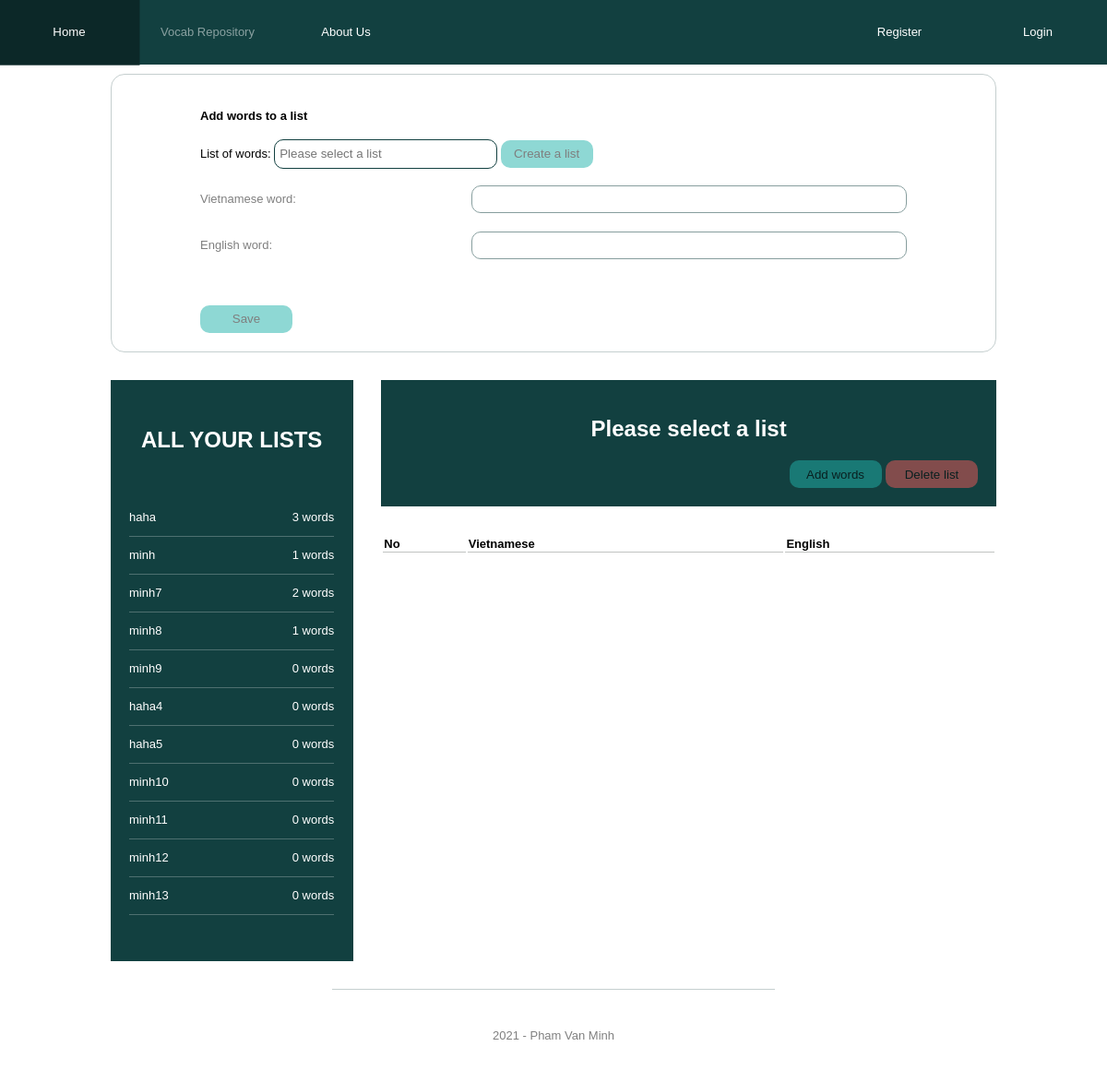
Page /vocab-repository on the earlier database version.
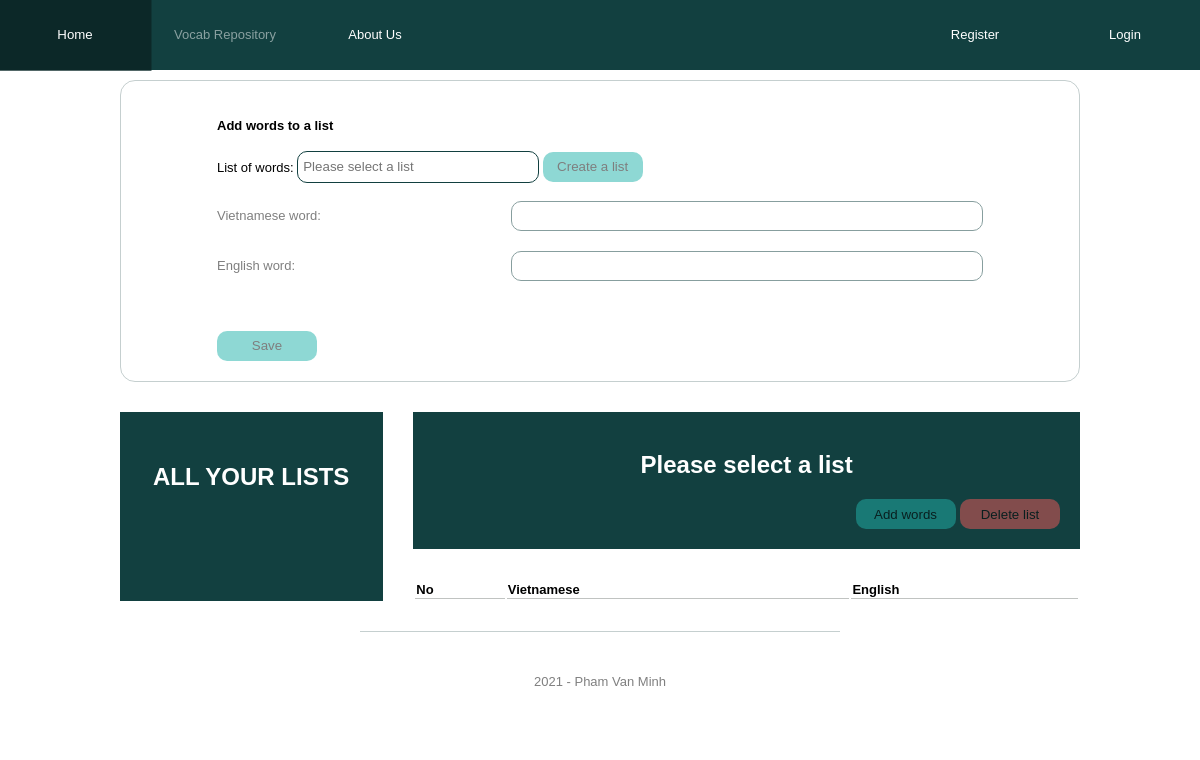
Same page on the later database version.
### model/list.py (models this page shows, shortened)
class List(db.Model):
    __tablename__ = "list"
    list_id = db.Column(db.Integer, primary_key=True)
    list_name = db.Column(db.String(200), unique=True, nullable=False)
    list_and_viet = db.relationship('Viet', secondary=list_and_viet, lazy='subquery')
    def to_json(self):
        return ListSchema().dump(self)

### app.py (the view)
@app.route('/vocab-repository', methods=['GET'])
def vocab_repository_page():
    try:
        all_lists_with_num_viet = ListAction.get_all_lists_and_viet_words_quantity()
        return render_template(
            'vocab_repository.html',
            lists=all_lists_with_num_viet,
            page="vocab_repository_page"
        )
    except Exception as ex:
        logging.exception(ex)
        return {"erMsg": "Cannot render the page."}, 500

### action/list.py (called while the page is built)
    @staticmethod
    def get_all_lists_and_viet_words_quantity():
        all_lists = List.query.all()
        all_lists_with_num_viet = []
        for list_entity in all_lists:
            item = list_entity.to_json()
            item.update({
                "num_viets": len(list_entity.list_and_viet)
            })
            all_lists_with_num_viet.append(item)
        return all_lists_with_num_viet

### templates/vocab_repository.html (shortened to what this page needs)
{% extends 'base.html' %}
{% block head %}
  <link rel="stylesheet" href="{{ url_for('static', filename='css/vocab_repository.css') }}">
{% endblock %}
{% block content %}
    <div class="action-container">
        <h4>Add words to a list</h4>
        <div class="field">
            <label>List of words: </label>
            <input
                    id="list-of-word-lists"
                    placeholder="Please select a list"
                    list="list-of-lists"
                    name="list-of-word-lists"
                    class="list-of-word-lists"
                    autocomplete="off"
            >
            <button class="create-a-list-btn disabled">Create a list</button>
        </div>
        <div class="add-words-container disabled">
            <div class="field">
                <label>Vietnamese word: </label>
                <input id="viet-word" class="viet-word" type="text" name="viet-word"/><br>
            </div>
            <div class="field">
                <label>English word: </label>
                <input class="eng-word" type="text" name="eng-word"/><br>
            </div>
            <div class="field add-more-eng-word-field-container">
                <button class="add-more-eng-word-field"></button>
            </div>
            <div>
                <button class="create-words-btn">Save</button>
            </div>
        </div>
    </div>
    <div class="lists-container">
        <div class="content-of-lists-container">
            <div class="list-of-list-name">
                <h2>ALL YOUR LISTS</h2>
                {% for list in lists %}
                    <div class="a-list-value" list-id={{ list.list_id }} list-name={{ list.list_name }}>
                        <div class="list-name-value text-overflow-dot">
                            {{ list.list_name }}
                        </div>
                        <div class="viet-quanity-value text-overflow-dot">
                            {{ list.num_viets }} words
                        </div>
                    </div>
                {% endfor %}
            </div>
            <div class="list-content">
                <div class="header-content-of-a-list">
                    <h2>Please select a list</h2>
                    <div class="management-list-btn-container disabled">
                        <button class="add-words-btn" >Add words</button>
                        <button class="delete-list-btn" >Delete list</button>
                    </div>
                </div>
                <table class="list-content-table" style="width:100%">
                    <tr>
                        <th>No</th>
                        <th>Vietnamese</th>
                        <th>English</th>
                    </tr>
                </table>
            </div>
        </div>
    </div>
{% endblock %}

### templates/base.html (shortened to what this page needs)
<!DOCTYPE html>
<html lang="en">
<head>
    <link rel="stylesheet" href="{{ url_for('static', filename='css/base.css') }}">
    <link rel="stylesheet" href="{{ url_for('static', filename='css/dialog.css') }}">
    {% block head %}{% endblock %}
</head>
<body>
    <div class="menu">
        {% if page == "home_page" %}
            <a class="disabled" href="{{ url_for('home_page') }}">Home</a>
        {% else %}
            <a href="{{ url_for('home_page') }}">Home</a>
        {% endif %}
        {% if page == "vocab_repository_page" %}
            <a class="disabled" href="{{ url_for('vocab_repository_page') }}">Vocab Repository</a>
        {% else %}
            <a href="{{ url_for('vocab_repository_page') }}">Vocab Repository</a>
        {% endif %}
        {% if page == "about_us_page" %}
            <a class="disabled" href="#">About Us</a>
        {% else %}
            <a href="#">About Us</a>
        {% endif %}
        <div class="user-action">
            <a class="register-action" data-modal="register-dialog">Register</a>
            <a class="login-action">Login</a>
        </div>
    </div>
    <div class="content">
        {% block content %}{% endblock %}
    </div>
    <footer>
        2021 - Pham Van Minh
    </footer>
</body>
</html>

### static/css/base.css (style rules this page uses)
:root { --element-header-size: 100px; --main-color: #124040; --dark-main-color: #0c2828; --rgba-dark-main-color-25: rgba(26,64,64,0.25); --rgba-dark-main-color-50: rgba(26,64,64,0.5); --error-color: #EB6057; --success-color: #59B987; --font-size-small: 13px; }
body { margin: 0; font-family: Arial, "Helvetica Neue", Helvetica, sans-serif; min-width: 600px; }
.content { margin: 0 10%; }
footer { font-size: var(--font-size-small); height: 100px; text-align: center; line-height: 100px; margin: 30px 30% 0 30%; border-top: 1px solid var(--rgba-dark-main-color-25); color:rgba(0, 0, 0, 0.5) }
.menu { height: 70px; background-color: var(--main-color); display: flex; color: white; line-height: 70px; font-size: var(--font-size-small); }
.menu a { color: inherit; display: block; width: 150px; text-align: center; transition: transform .2s; text-decoration: none; }
.menu div.user-action { display: flex; flex-grow: 2; justify-content: flex-end; }
.action-container { display: block; padding: 20px 10%; border: 1px solid var(--rgba-dark-main-color-25); border-radius: 15px; margin-top: 10px; font-size: var(--font-size-small); }
button { height: 30px; width: 100px; background-color: lightseagreen; border: none; border-radius: 10px; }
.disabled { pointer-events: none; opacity: 0.5; }
.field { margin-bottom: 20px; height: 30px; line-height: 30px; }

### static/css/vocab_repository.css (style rules this page uses)
.add-words-container label { width: 30% }
.add-words-container input[type="text"] { float: right; width: 60%; height: calc(100% - 2px); border: 1px solid var(--main-color); border-radius: 10px; padding: 0 5px; margin: 0; }
.list-of-word-lists { border: 1px solid var(--main-color); border-radius: 10px; height: 30px; width: 30%; padding: 0 5px; }
.add-words-container button.add-more-eng-word-field { background: url('../public/add.png'); background-repeat: no-repeat; background-size: 100% 100%; -webkit-background-size: 100% 100%; -khtml-background-size: 100% 100%; -moz-background-size: 100% 100%; height: 30px; width: 30px; display: block; transition: transform .2s; }
.add-more-eng-word-field-container { height: 30px; padding: 0; padding-left: calc(40% - 12px); margin: 0; }
.lists-container { margin-top: 30px; padding: 0; text-align: center; }
.content-of-lists-container { display: flex; }
.list-of-list-name { background-color: var(--main-color); color: white; width: 25%; border: 0.1px solid var(--main-color); border-left: none; border-bottom: none; padding: 50px 20px; }
.list-of-list-name h2 { margin: 0; margin-bottom: 50px; }
.list-content { width: 75%; padding-left: 30px; }
.header-content-of-a-list { padding: 20px 20px; background-color: var(--main-color); color: white; margin-bottom: 30px; }
.list-content-table { text-align: left; font-size: var(--font-size-small); }
.list-content-table th { border-bottom: 1px solid rgba(6, 19, 8, 0.25); }
.management-list-btn-container { text-align: right; }
button.delete-list-btn { background-color: rgb(241, 88, 88); }

Differences in the rows shown:
removed List: list_name "haha", num_viets "3"
removed List: list_name "minh", num_viets "1"
removed List: list_name "minh7", num_viets "2"
removed List: list_name "minh8", num_viets "1"
removed List: list_name "minh9", num_viets "0"
removed List: list_name "haha4", num_viets "0"
removed List: list_name "haha5", num_viets "0"
removed List: list_name "minh10", num_viets "0"
removed List: list_name "minh11", num_viets "0"
removed List: list_name "minh12", num_viets "0"
removed List: list_name "minh13", num_viets "0"
